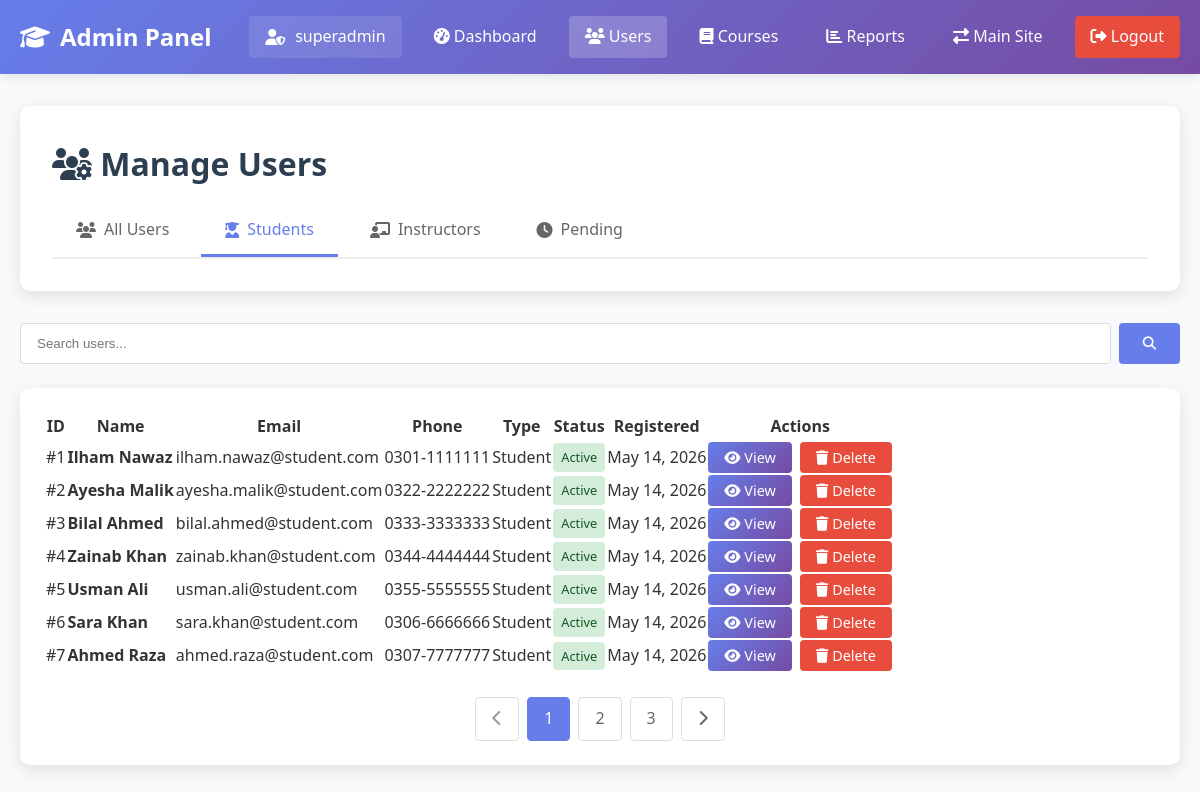
The page /admin/manage_users.php?type=student (signed in) on the database its author committed.
### tables this page shows
CREATE TABLE student (
    Student_ID INT PRIMARY KEY AUTO_INCREMENT,
    Name VARCHAR(50) NOT NULL,
    Email VARCHAR(50) UNIQUE NOT NULL,
    Phone VARCHAR(20),
    Password VARCHAR(255) NOT NULL,
    Date_of_Birth DATE,
    Address TEXT,
    Profile_Image VARCHAR(255),
    Registration_Date TIMESTAMP DEFAULT CURRENT_TIMESTAMP,
    Status ENUM('active', 'inactive', 'suspended') DEFAULT 'active',
    Last_Login TIMESTAMP NULL
);

### config.php (called while the page is built, shortened)
<?php
$conn = new mysqli(DB_HOST, DB_USER, DB_PASS, DB_NAME);
$conn->set_charset("utf8mb4");
function isLoggedIn() {
    return isset($_SESSION['user_id']);
}
function getCurrentUser() {
    global $conn;
    $user_id = $_SESSION['user_id'];
    $user_type = $_SESSION['user_type'];
    if ($user_type == 'student') {
        $table = 'STUDENT';
        $id_field = 'Student_ID';
    } elseif ($user_type == 'instructor') {
        $table = 'INSTRUCTOR';
        $id_field = 'Instructor_ID';
    } elseif ($user_type == 'admin') {
        $table = 'ADMIN';
        $id_field = 'Admin_ID';
    } else {
        return null;
    }
    $sql = "SELECT * FROM $table WHERE $id_field = ?";
    $stmt = $conn->prepare($sql);
    $stmt->bind_param("i", $user_id);
    $stmt->execute();
    $result = $stmt->get_result();
    return $result->fetch_assoc();
}
?>

### admin/manage_users.php (the view, shortened to what this page needs)
<?php
require_once '../config.php';
$admin = getCurrentUser();
$type = isset($_GET['type']) ? $_GET['type'] : 'all';
?>
<!DOCTYPE html>
<html lang="en">
<head>
    <link rel="stylesheet" href="../css/style.css">
    <link rel="stylesheet" href="https://cdnjs.cloudflare.com/ajax/libs/font-awesome/6.4.0/css/all.min.css">
</head>
<body>
    <nav class="navbar">
        <div class="container">
            <a href="index.php" class="logo">
                <i class="fas fa-graduation-cap"></i>
                Admin Panel
            </a>
            <div class="nav-menu">
                <span class="user-greeting">
                    <i class="fas fa-user-shield"></i> <?php echo $admin['Username']; ?>
                </span>
                <a href="index.php"><i class="fas fa-tachometer-alt"></i> Dashboard</a>
                <a href="manage_users.php" class="active"><i class="fas fa-users"></i> Users</a>
                <a href="manage_courses.php"><i class="fas fa-book"></i> Courses</a>
                <a href="reports.php"><i class="fas fa-chart-bar"></i> Reports</a>
                <a href="../dashboard.php"><i class="fas fa-exchange-alt"></i> Main Site</a>
                <a href="../logout.php" class="btn-danger"><i class="fas fa-sign-out-alt"></i> Logout</a>
            </div>
        </div>
    </nav>
    <div class="container">
        <div class="dashboard-header">
            <h1><i class="fas fa-users-cog"></i> Manage Users</h1>
            <div class="tabs">
                <a href="?type=all" class="tab <?php echo $type == 'all' ? 'active' : ''; ?>">
                    <i class="fas fa-users"></i> All Users
                </a>
                <a href="?type=student" class="tab <?php echo $type == 'student' ? 'active' : ''; ?>">
                    <i class="fas fa-user-graduate"></i> Students
                </a>
                <a href="?type=instructor" class="tab <?php echo $type == 'instructor' ? 'active' : ''; ?>">
                    <i class="fas fa-chalkboard-teacher"></i> Instructors
                </a>
                <a href="?type=pending" class="tab <?php echo $type == 'pending' ? 'active' : ''; ?>">
                    <i class="fas fa-clock"></i> Pending
                </a>
            </div>
        </div>
        <div class="search-bar">
            <form method="GET" action="">
                <input type="text" name="search" placeholder="Search users..."
                       value="<?php echo isset($_GET['search']) ? htmlspecialchars($_GET['search']) : ''; ?>">
                <button type="submit"><i class="fas fa-search"></i></button>
            </form>
        </div>
        <div class="dashboard-card">
            <div class="card-body">
                <table class="data-table">
                    <thead>
                        <tr>
                            <th>ID</th>
                            <th>Name</th>
                            <th>Email</th>
                            <th>Phone</th>
                            <th>Type</th>
                            <th>Status</th>
                            <th>Registered</th>
                            <th>Actions</th>
                        </tr>
                    </thead>
                    <tbody>
                        <?php
                        if ($type == 'student') {
                            $sql = "SELECT Student_ID as id, Name, Email, Phone, 'student' as type,
                                   Status, Registration_Date as reg_date
                                   FROM STUDENT WHERE 1=1";
                        } elseif ($type == 'instructor') {
                            $sql = "SELECT Instructor_ID as id, Name, Email, Phone, 'instructor' as type,
                                   Status, Joining_Date as reg_date
                                   FROM INSTRUCTOR WHERE Status = 'active'";
                        } elseif ($type == 'pending') {
                            $sql = "SELECT Instructor_ID as id, Name, Email, Phone, 'instructor' as type,
                                   Status, Qualification, Joining_Date as reg_date
                                   FROM INSTRUCTOR WHERE Status = 'pending'";
                        }
                        $sql .= " ORDER BY reg_date DESC";
                        $stmt = $conn->prepare($sql);
                        $stmt->execute();
                        $result = $stmt->get_result();
                        if ($result->num_rows > 0) {
                            while($row = $result->fetch_assoc()) {
                                ?>
                                <tr>
                                    <td>#<?php echo $row['id']; ?></td>
                                    <td>
                                        <strong><?php echo htmlspecialchars($row['Name']); ?></strong>
                                    </td>
                                    <td><?php echo htmlspecialchars($row['Email']); ?></td>
                                    <td><?php echo htmlspecialchars($row['Phone']); ?></td>
                                    <td>
                                        <span class="badge <?php echo $row['type'] == 'student' ? 'badge-primary' : 'badge-success'; ?>">
                                            <?php echo ucfirst($row['type']); ?>
                                        </span>
                                    </td>
                                    <td>
                                        <span class="status-badge <?php echo $row['Status']; ?>">
                                            <?php echo ucfirst($row['Status']); ?>
                                        </span>
                                    </td>
                                    <td><?php echo date('M d, Y', strtotime($row['reg_date'])); ?></td>
                                    <td>
                                        <div class="action-buttons">
                                            <?php if ($row['type'] == 'student'): ?>
                                                <a href="student_details.php?id=<?php echo $row['id']; ?>"
                                                   class="btn-primary btn-small">
                                                    <i class="fas fa-eye"></i> View
                                                </a>
                                            <?php endif; ?>
                                            <a href="?action=delete&id=<?php echo $row['id']; ?>&user_type=<?php echo $row['type']; ?>&type=<?php echo $type; ?>"
                                               class="btn-danger btn-small"
                                               onclick="return confirm('Are you sure you want to delete this user?')">
                                                <i class="fas fa-trash"></i> Delete
                                            </a>
                                        </div>
                                    </td>
                                </tr>
                                <?php
                            }
                        } else {
                            echo "<tr><td colspan='8' class='text-center'>No users found</td></tr>";
                        }
                        ?>
                    </tbody>
                </table>
                <div class="pagination">
                    <a href="#" class="page-link disabled"><i class="fas fa-chevron-left"></i></a>
                    <a href="#" class="page-link active">1</a>
                    <a href="#" class="page-link">2</a>
                    <a href="#" class="page-link">3</a>
                    <a href="#" class="page-link"><i class="fas fa-chevron-right"></i></a>
                </div>
            </div>
        </div>
    </div>
</body>
</html>

### css/style.css (style rules this page uses)
* { margin: 0; padding: 0; box-sizing: border-box; }
body { font-family: 'Segoe UI', Tahoma, Geneva, Verdana, sans-serif; line-height: 1.6; color: #333; background-color: #f8f9fa; }
.container { max-width: 1200px; margin: 0 auto; padding: 0 20px; }
h1, h2, h3, h4 { color: #2c3e50; margin-bottom: 1rem; }
.navbar { background: linear-gradient(135deg, #667eea 0%, #764ba2 100%); color: white; padding: 1rem 0; box-shadow: 0 2px 10px rgba(0,0,0,0.1); }
.navbar .container { display: flex; justify-content: space-between; align-items: center; }
.logo { font-size: 1.5rem; font-weight: bold; color: white; text-decoration: none; display: flex; align-items: center; gap: 10px; }
.nav-menu { display: flex; gap: 1rem; align-items: center; }
.nav-menu a { color: white; text-decoration: none; padding: 0.5rem 1rem; border-radius: 4px; transition: background 0.3s; }
.nav-menu a.active { background: rgba(255,255,255,0.2); }
.btn-primary, .btn-secondary, .btn-outline, .btn-danger { padding: 0.5rem 1.5rem; border: none; border-radius: 4px; cursor: pointer; text-decoration: none; display: inline-block; transition: all 0.3s; font-weight: 500; }
.btn-primary { background: linear-gradient(135deg, #667eea 0%, #764ba2 100%); color: white; }
.btn-danger { background: #e74c3c; color: white; }
.btn-small { padding: 0.25rem 1rem; font-size: 0.9rem; }
.dashboard-header { background: white; padding: 2rem; border-radius: 10px; margin: 2rem 0; box-shadow: 0 5px 15px rgba(0,0,0,0.1); }
.dashboard-card { background: white; border-radius: 10px; overflow: hidden; box-shadow: 0 5px 15px rgba(0,0,0,0.1); }
.card-body { padding: 1.5rem; }
.status-badge { display: inline-block; padding: 0.25rem 0.5rem; border-radius: 4px; font-size: 0.8rem; font-weight: 500; }
.status-badge.active { background: #d4edda; color: #155724; }
.action-buttons { display: grid; gap: 1rem; }
.user-greeting { color: white; padding: 0.5rem 1rem; background: rgba(255,255,255,0.1); border-radius: 4px; display: flex; align-items: center; gap: 10px; }

### admin/manage_users.php (style rules this page uses)
.tabs { display: flex; gap: 0.5rem; margin-top: 1rem; border-bottom: 2px solid #eee; }
.tab { padding: 0.75rem 1.5rem; text-decoration: none; color: #666; border-bottom: 3px solid transparent; display: flex; align-items: center; gap: 0.5rem; }
.tab.active { color: #667eea; border-bottom-color: #667eea; font-weight: 500; }
.search-bar { margin: 1.5rem 0; }
.search-bar form { display: flex; gap: 0.5rem; }
.search-bar input { flex: 1; padding: 0.75rem 1rem; border: 1px solid #ddd; border-radius: 4px; }
.search-bar button { padding: 0.75rem 1.5rem; background: #667eea; color: white; border: none; border-radius: 4px; cursor: pointer; }
.action-buttons { display: flex; gap: 0.5rem; }
.pagination { display: flex; justify-content: center; gap: 0.5rem; margin-top: 1.5rem; }
.page-link { padding: 0.5rem 1rem; border: 1px solid #ddd; border-radius: 4px; text-decoration: none; color: #666; }
.page-link.active { background: #667eea; color: white; border-color: #667eea; }
.page-link.disabled { color: #999; cursor: not-allowed; }

### rows shown on the page
student: Student_ID "1", Name "Ilham Nawaz", Email "ilham.nawaz@student.com", Phone "0301-1111111", type "Student", Status "Active", Registration_Date "May 14, 2026"
student: Student_ID "2", Name "Ayesha Malik", Email "ayesha.malik@student.com", Phone "0322-2222222", type "Student", Status "Active", Registration_Date "May 14, 2026"
student: Student_ID "3", Name "Bilal Ahmed", Email "bilal.ahmed@student.com", Phone "0333-3333333", type "Student", Status "Active", Registration_Date "May 14, 2026"
student: Student_ID "4", Name "Zainab Khan", Email "zainab.khan@student.com", Phone "0344-4444444", type "Student", Status "Active", Registration_Date "May 14, 2026"
student: Student_ID "5", Name "Usman Ali", Email "usman.ali@student.com", Phone "0355-5555555", type "Student", Status "Active", Registration_Date "May 14, 2026"
student: Student_ID "6", Name "Sara Khan", Email "sara.khan@student.com", Phone "0306-6666666", type "Student", Status "Active", Registration_Date "May 14, 2026"
student: Student_ID "7", Name "Ahmed Raza", Email "ahmed.raza@student.com", Phone "0307-7777777", type "Student", Status "Active", Registration_Date "May 14, 2026"

### other values the page prints
$admin['Username'] "superadmin"
